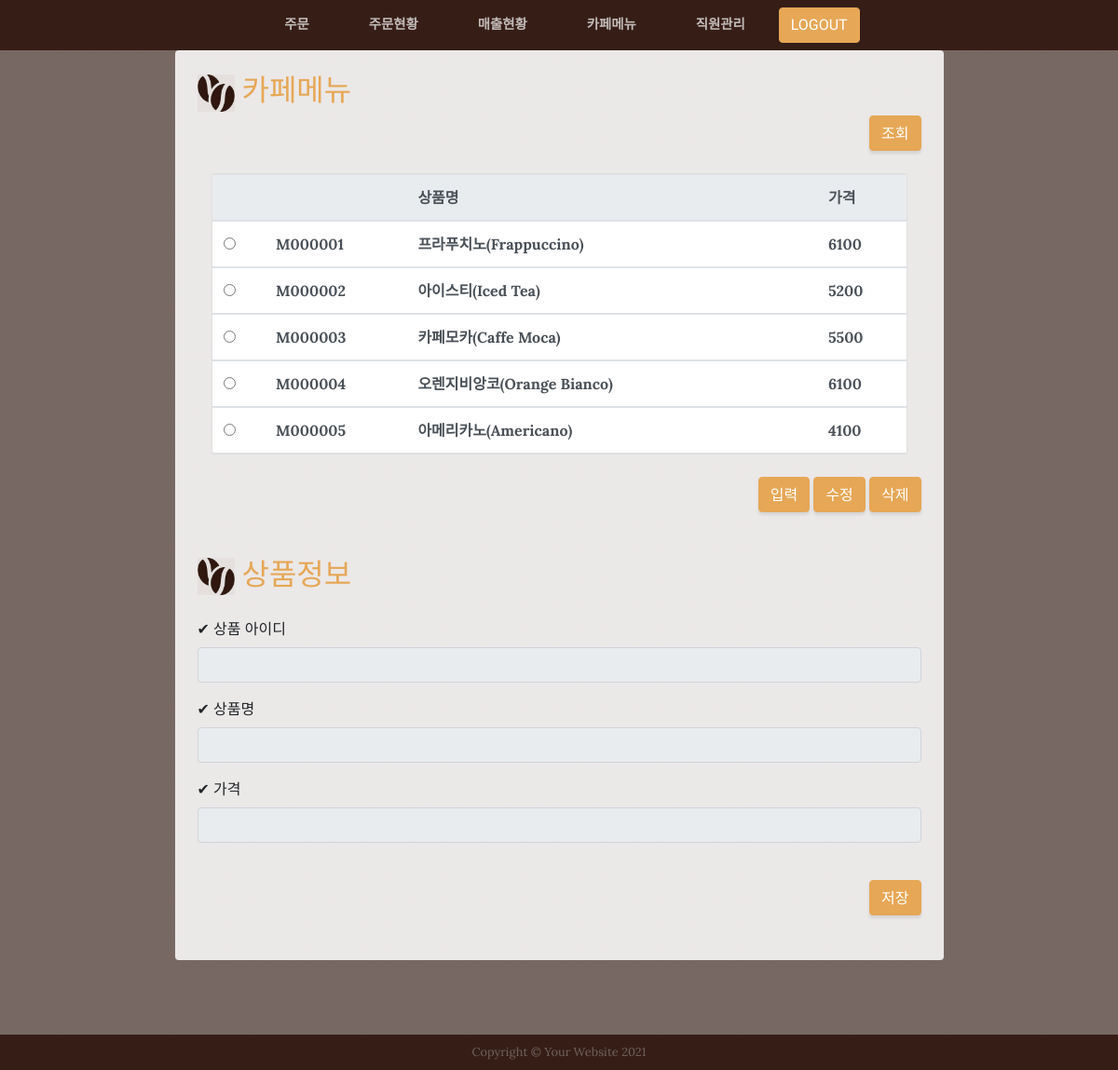
The page /maple/serchmenu/ on the database as committed earlier.
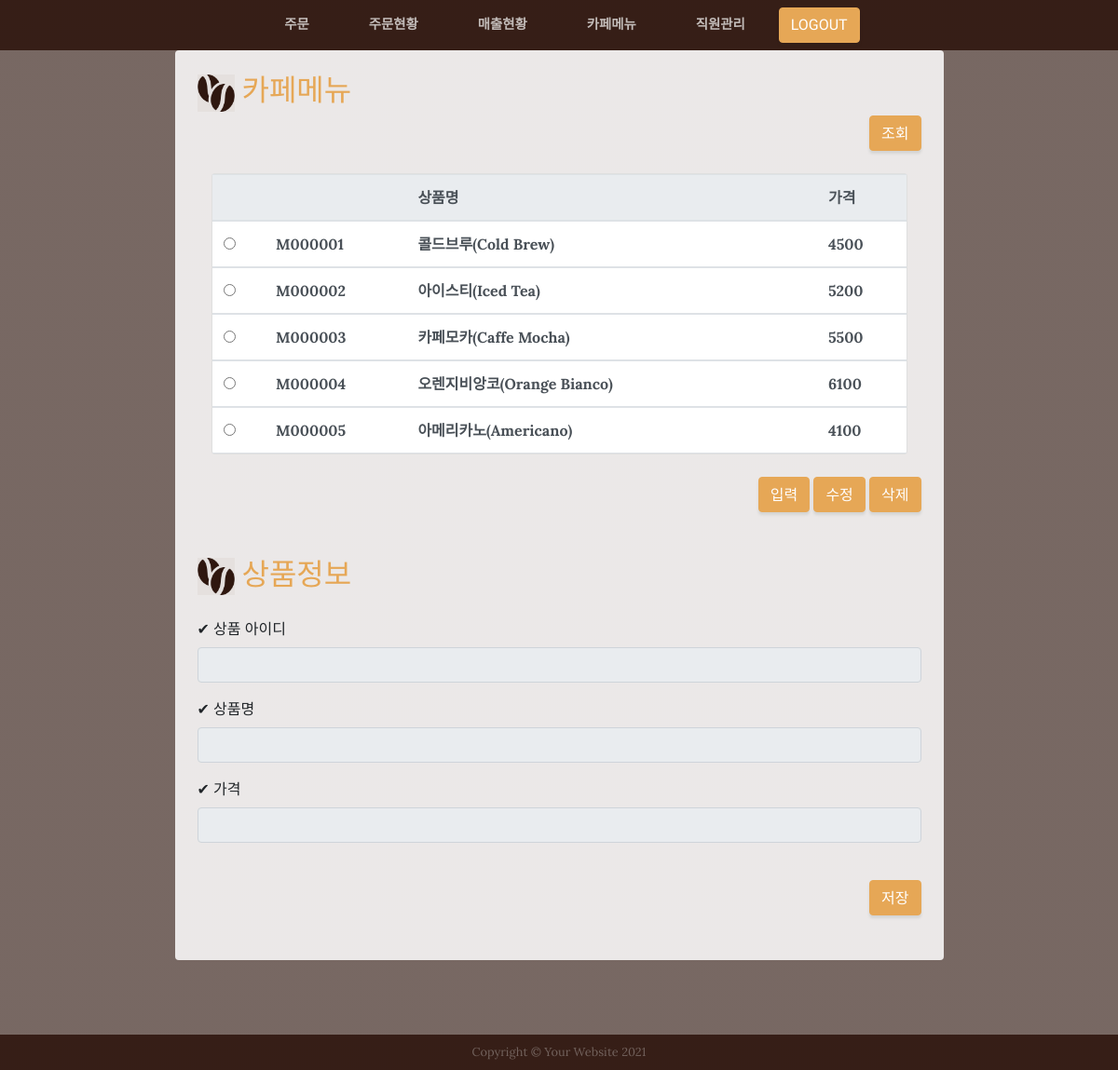
The same page on the database as committed later.
### mapleApp/models.py (models this page shows, shortened)
class Menu(models.Model):
    menuid = models.CharField(max_length=20, primary_key=True,verbose_name='메뉴아이디')
    menuname = models.CharField(max_length=100,verbose_name='메뉴명')
    price = models.IntegerField(verbose_name='가격')
    class Meta:
        db_table = 'm_menu' #테이블명

### mapleApp/views_menu.py (the view)
# urls.py: path('serchmenu/', views_menu.serchmenu, name='serchmenu'),
def serchmenu(request):
    print('#> serchmenu :')
    menus = Menu.objects.all()
    context = {'menus': menus}
    menuName = request.POST.get('menuName', '0')
    return render(request, 'menu.html', context)

### mapleApp/templates/menu.html (shortened to what the changed rows need)
{% include 'header.html' %}
{% load static%}
  <section class="page-section about-heading">
    <div class="container">
      <div class="about-heading-content">
        <div class="row">
          <div class="col-xl-9 col-lg-10 mx-auto">
            <div class="bg-faded rounded p-4">
              <h2 class="section-heading mb-1">
                <img  src="{% static 'img/cafe_icon3.png'%}" width="40" height="40">
                <span class="text-uppercase text-primary" > 카페메뉴 </span>
              </h2>
              <br>
{%if menus %}
              <div class="container d-flex justify-content-center mt-50 mb-50">
                <div class="card w-100">
                  <div class="table-responsive">
                    <div style="width:100%; height:300px; overflow:auto ">
                    <table class="table table-hover ">
                      <thead class="thead-light">
                        <tr>
                          <th> </th>
                          <th scope="col"></th>
                          <th scope="col">상품명</th>
                          <th scope="col">가격</th>
                        </tr>
                      </thead>
{%  for menu in  menus   %}
                      <tbody>
                        <tr>
                          <td> <input  type="radio" name="radioValue" value="{{menu.menuid}}"> </td>
                          <td id="mId_{{menu.menuid}}">{{menu.menuid}}</td>
                          <td id="mName_{{menu.menuid}}" >{{menu.menuname}}</td>
                          <td id="mPrice_{{menu.menuid}}">{{menu.price}}</td>
                        </tr>
{%    endfor    %}
                      </tbody>
                    </table>
                    </div>
                  </div>
                </div>
              </div>
 {% else %}
       <p>  데이터가 존재하지 않습니다. </p>
 {% endif %}
              <br>
              <br>
              <h2 class="section-heading mb-4">
                <img  src="{% static 'img/cafe_icon3.png'%}" width="40" height="40">
                <span class="text-uppercase text-primary" > 상품정보 </span>
              </h2>
              <br>
              <br>
            </div>
          </div>
        </div>
      </div>
    </div>
  </section>
{% include 'footer.html' %}
</body>
</html>

Rows that differ between the two databases and show on the page:
changed Menu "M000001": menuname "프라푸치노(Frappuccino)" → "콜드브루(Cold Brew)"; price "6100" → "4500"
changed Menu "M000003": menuname "카페모카(Caffe Moca)" → "카페모카(Caffe Mocha)"
